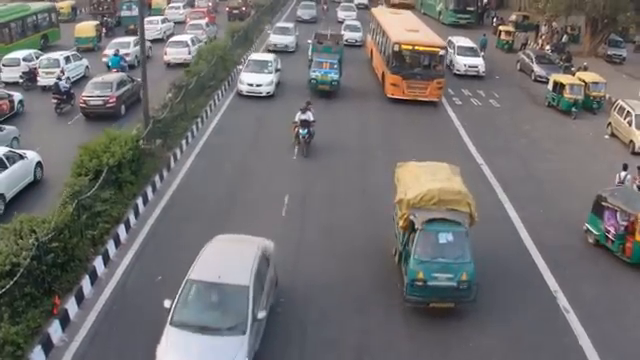
#> input picture frame 73 of traffic.mp4, 640 x 360 px, given in place of input.mp4, which was not available
$ python vehicle_count.py   (older library calls are emulated)
#> lines starting #> are read from the running program, lines starting #| are printed output that depends on the picture; after the words box and inside, x2 and y2 are one past the last pixel; in counts of white or black regions, pixels touching at a corner belong together; pictures that were not available may be replaced by others from this repository, and a replacement may not be noted
"""

Author: Yash Bansal

Vehicle Detection and counting using Image Processing

"""

"""
The main idea is to capture a background Subtractor
using models of gaussian. Later the noise is removed
by thresholding and morphological operations.

"""


import numpy as np
import cv2


threshold = 600

"""
Opencv api reference:
Labels is a matrix the size of the input image where each element has a value equal to its label.

Stats is a matrix of the stats that the function calculates. It has a length equal to the number of labels and a width equal to the number of stats. It can be used with the OpenCV documentation for it:

Statistics output for each label, including the background label, see below for available statistics. Statistics are accessed via stats[label, COLUMN] where available columns are defined below.

cv2.CC_STAT_LEFT The leftmost (x) coordinate which is the inclusive start of the bounding box in the horizontal direction.
cv2.CC_STAT_TOP The topmost (y) coordinate which is the inclusive start of the bounding box in the vertical direction.
cv2.CC_STAT_WIDTH The horizontal size of the bounding box
cv2.CC_STAT_HEIGHT The vertical size of the bounding box
cv2.CC_STAT_AREA The total area (in pixels) of the connected component
Centroids is a matrix with the x and y locations of each centroid. The row in this matrix corresponds to the label number.


"""
def cluster_analysis(frame,i):
    src = frame
    # You need to choose 4 or 8 for connectivity type
    connectivity = 8
    # Perform the operation
    output = cv2.connectedComponentsWithStats(frame, connectivity, cv2.CV_32S)
    # Get the results
    # The first cell is the number of labels
    num_labels = output[0]
    #print num_labels
    # The second cell is the label matrix
    labels = output[1]

    #print np.count_nonzero(labels)
    # The third cell is the stat matrix
    stats = output[2]
    #print stats
    # The fourth cell is the centroid matrix
    centroids = output[3]
    #print centroids
    k=0
    lis=[]
    for l in stats:
        if l[4]>=threshold:
            lis.append([l[0],l[1],l[0]+l[2], l[1]+l[3]])
    k+=1
    return lis


"""
Capturing the video. opencv provides an
inbuilt api function to work for videos.
It extracts the image one by one.

"""
cap = cv2.VideoCapture('input.mp4')
ret, frame = cap.read()
#> frame is the input picture: shape (360, 640, 3); mean B, G, R 112.1, 111.7, 113.3
kernel = cv2.getStructuringElement(cv2.MORPH_ELLIPSE,(4,4))
kernel2 = cv2.getStructuringElement(cv2.MORPH_ELLIPSE,(20,20))

fgbg = cv2.createBackgroundSubtractorMOG2()
i=0

"""
This loop will run till the end of the video.
For chaging threshold, change the values at the
declarations at the top.

"""
while(1):
    ret, frame = cap.read()
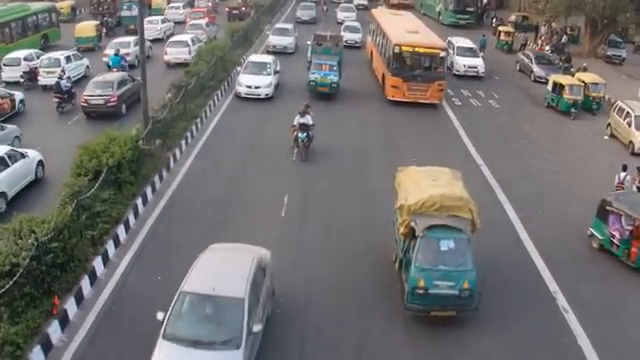
#> input picture frame 74 of traffic.mp4, 640 x 360 px, given in place of input.mp4, which was not available
#> frame is the input picture: shape (360, 640, 3); mean B, G, R 112.8, 112.6, 114.3

    fgmask = fgbg.apply(frame)
#> fgmask: shape (360, 640); every value is 127

######## Apply Morphological Filtering

    fgmask = cv2.morphologyEx(fgmask, cv2.MORPH_OPEN, kernel)

    fgmask = cv2.morphologyEx(fgmask, cv2.MORPH_CLOSE, kernel2)


######### Apply thresholding. There is no need
######### for Ostu Method. We can remove the shadows from the obtained frame.

    ### shadows turns to backgrounds
    #ret2,img = cv2.threshold(fgmask,0,255,cv2.THRESH_BINARY+cv2.THRESH_OTSU)
    ret, img = cv2.threshold(fgmask, 127, 255, 0)
#> img: shape (360, 640); every value is 0

    #####  Applying Cluster Analysis


    lis = cluster_analysis(img,i)
#> in cluster_analysis, `num_labels = output[0]`: num_labels = 1
#> in cluster_analysis, `labels = output[1]`: labels: shape (360, 640) int32; every value is 0
#> in cluster_analysis, `stats = output[2]`: stats = [[0, 0, 640, 360, 230400]]
#> in cluster_analysis, `centroids = output[3]`: centroids = [[319.5, 179.5]]
#> the loop in cluster_analysis, `for l in stats:` made 1 pass
#> after the loop in cluster_analysis, `for l in stats:`: lis = [[0, 0, 640, 360]]
#> lis = [[0, 0, 640, 360]]
    for l in lis:
        frame = cv2.rectangle(frame,(l[0],l[1]),(l[2],l[3]),(0,255,0),3)
#> this loop made 1 pass
#> pass 1, `frame = cv2.rectangle(frame,(l[0],l[1]),(l[2],l[3]),(0,255,0),3)`:
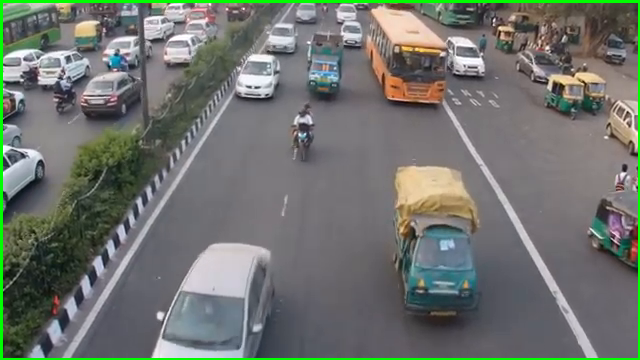
#> frame: shape (360, 640, 3); mean B, G, R 110.5, 115.7, 111.8

    #######  Drawing the text on the top corner of video frame.
    font = cv2.FONT_HERSHEY_SIMPLEX
    cv2.putText(frame,str(len(lis)-1),(60,60), font, 2,(255,255,255))
#> frame: shape (360, 640, 3); 0.05% of pixels changed, all inside (x1, y1, x2, y2) = (66, 18, 95, 61)
    #frame = cv2.fillPoly( frame, pts, 0 )

    ### Printing the frame.
    cv2.imshow('frame',frame)

    k = cv2.waitKey(30) & 0xff
#> (key Esc is pressed here)
    if k == 27:
        break
    i+=1

cap.release()
cv2.destroyAllWindows()

$ run again, starting later in the video
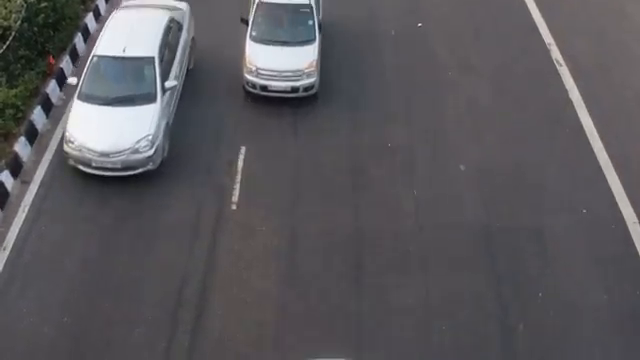
#> input picture frame 330 of traffic.mp4, 640 x 360 px, given in place of input.mp4, which was not available
#> frame is the input picture: shape (360, 640, 3); mean B, G, R 92.5, 88.4, 90.2
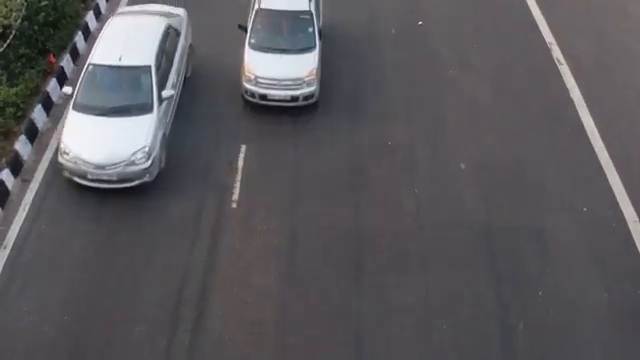
#> input picture frame 331 of traffic.mp4, 640 x 360 px, given in place of input.mp4, which was not available
#> frame is the input picture: shape (360, 640, 3); mean B, G, R 93, 88.8, 90.6
#> fgmask: shape (360, 640); every value is 127
#> img: shape (360, 640); every value is 0
#> num_labels = 1
#> labels: shape (360, 640) int32; every value is 0
#> stats = [[0, 0, 640, 360, 230400]]
#> centroids = [[319.5, 179.5]]
#> the loop in cluster_analysis, `for l in stats:` made 1 pass
#> after the loop in cluster_analysis, `for l in stats:`: lis = [[0, 0, 640, 360]]
#> the loop `for l in lis:` made 1 pass
#> pass 1, `frame = cv2.rectangle(frame,(l[0],l[1]),(l[2],l[3]),(0,255,0),3)`:
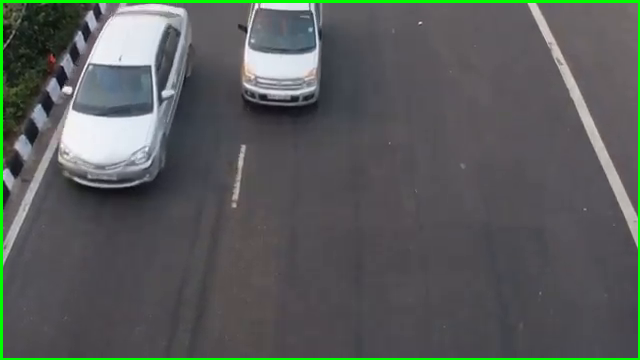
#> frame: shape (360, 640, 3); mean B, G, R 91, 92.4, 88.6

$ run again, starting later in the video
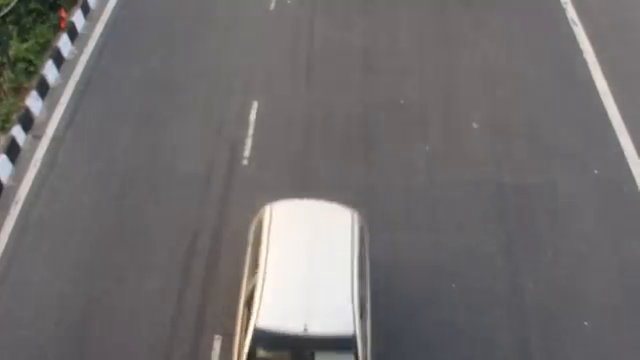
#> input picture frame 587 of traffic.mp4, 640 x 360 px, given in place of input.mp4, which was not available
#> frame is the input picture: shape (360, 640, 3); mean B, G, R 111, 110.6, 113.7
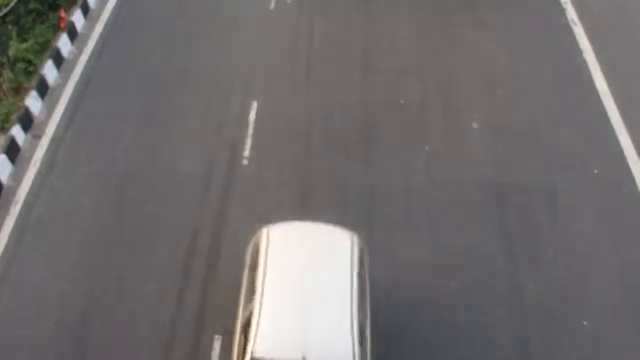
#> input picture frame 588 of traffic.mp4, 640 x 360 px, given in place of input.mp4, which was not available
#> frame is the input picture: shape (360, 640, 3); mean B, G, R 111.2, 110.8, 114
#> fgmask: shape (360, 640); every value is 127
#> img: shape (360, 640); every value is 0
#> num_labels = 1
#> labels: shape (360, 640) int32; every value is 0
#> stats = [[0, 0, 640, 360, 230400]]
#> centroids = [[319.5, 179.5]]
#> the loop in cluster_analysis, `for l in stats:` made 1 pass
#> after the loop in cluster_analysis, `for l in stats:`: lis = [[0, 0, 640, 360]]
#> the loop `for l in lis:` made 1 pass
#> pass 1, `frame = cv2.rectangle(frame,(l[0],l[1]),(l[2],l[3]),(0,255,0),3)`:
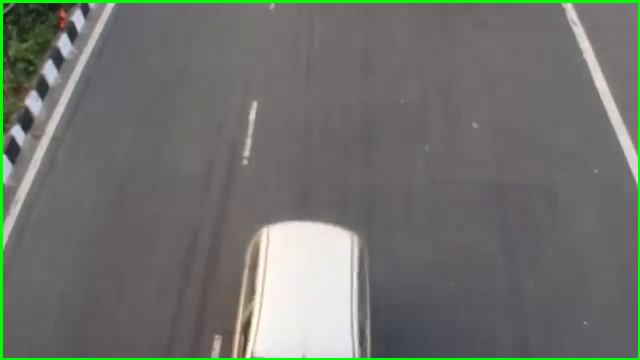
#> frame: shape (360, 640, 3); mean B, G, R 108.9, 114, 111.7
